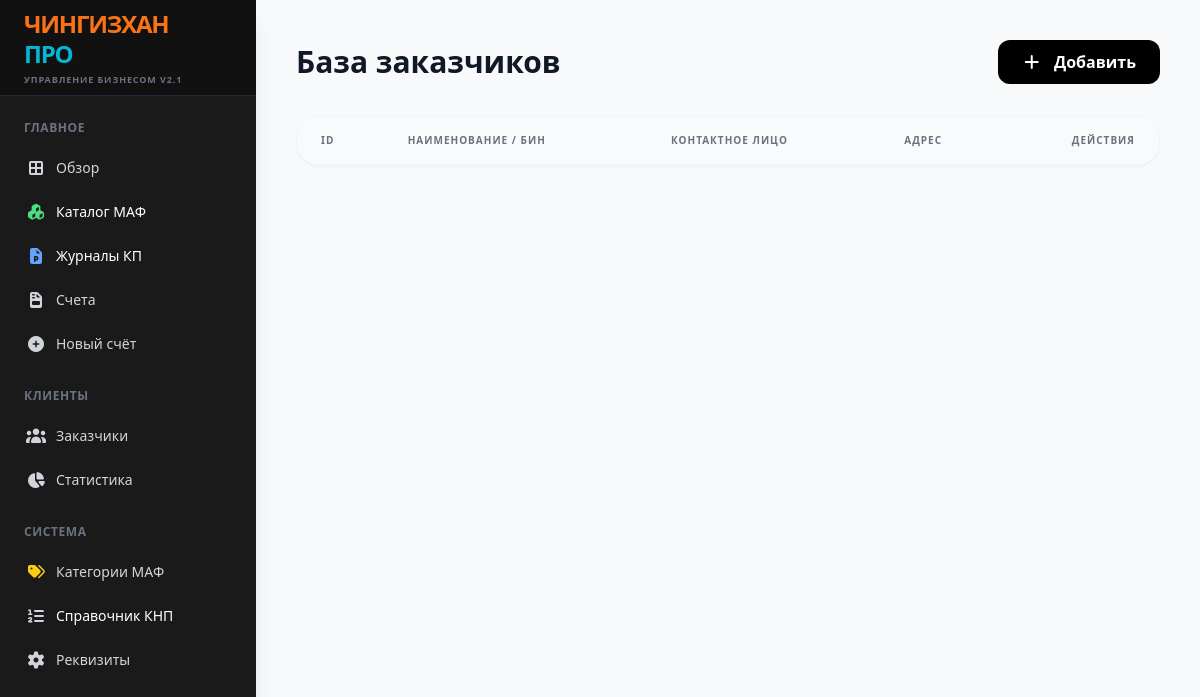
The app's page /clients, older data.
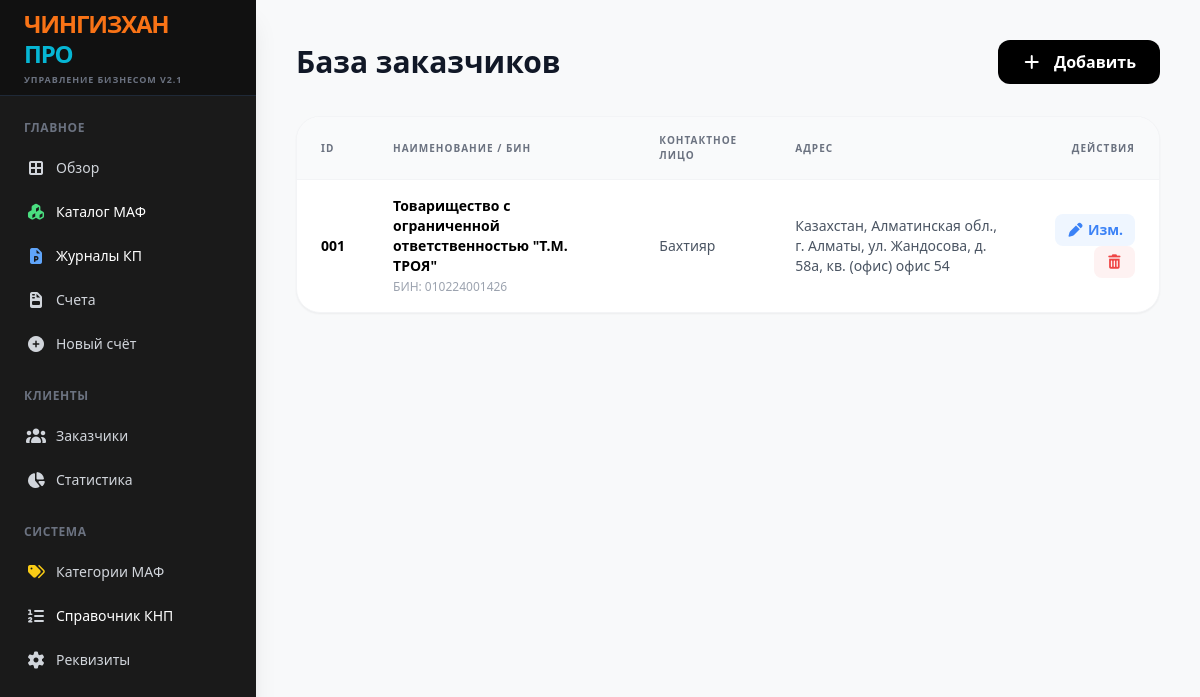
The same page, newer data.
### tables this page shows
CREATE TABLE clients (id TEXT PRIMARY KEY, name TEXT, bin TEXT, contact TEXT, address TEXT);

### app.py (the view)
@app.route('/clients')
def clients():
    with sqlite3.connect(DB_NAME) as conn: clients = conn.cursor().execute("SELECT * FROM clients ORDER BY id").fetchall()
    return render_template('clients.html', clients=clients, json=json)

### templates/clients.html (shortened to what this page needs)
{% extends "base.html" %}
{% block content %}
<div class="p-10 max-w-7xl mx-auto">
    <div class="flex justify-between items-center mb-8">
        <h2 class="text-3xl font-black text-gray-900">База заказчиков</h2>
        <button onclick="openModal('addModal')" class="bg-black text-white px-6 py-2.5 rounded-xl font-bold hover:bg-gray-800 transition"><i class="fas fa-plus mr-2"></i> Добавить</button>
    </div>
    <div class="bg-white rounded-3xl shadow-sm border border-gray-100 overflow-hidden">
        <table class="w-full text-left">
            <thead>
                <tr class="bg-gray-50 border-b border-gray-100 font-bold text-gray-500 text-[10px] uppercase tracking-widest"><th class="py-4 px-6">ID</th><th class="py-4 px-6">Наименование / БИН</th><th class="py-4 px-6">Контактное лицо</th><th class="py-4 px-6">Адрес</th><th class="py-4 px-6 text-right">Действия</th></tr>
            </thead>
            <tbody class="divide-y divide-gray-50 text-sm">
                {% for c in clients %}
                <tr>
                    <td class="py-4 px-6 font-black">{{ c[0] }}</td>
                    <td class="py-4 px-6 font-bold">{{ c[1] }}<br><span class="text-xs text-gray-400 font-normal">БИН: {{ c[2] }}</span></td>
                    <td class="py-4 px-6 text-gray-600">{{ c[3] }}</td><td class="py-4 px-6 text-gray-600">{{ c[4] }}</td>
                    <td class="py-4 px-6 text-right space-x-2">
                        <button onclick="openEditModal('{{ c[0] }}', '{{ c[1] }}', '{{ c[2] }}', '{{ c[3] }}', '{{ c[4] }}')" class="text-blue-500 hover:text-blue-700 bg-blue-50 px-3 py-1.5 rounded-lg font-bold"><i class="fas fa-pen"></i> Изм.</button>
                        <button onclick="deleteClient('{{ c[0] }}')" class="text-red-500 hover:text-red-700 bg-red-50 px-3 py-1.5 rounded-lg"><i class="fas fa-trash-alt"></i></button>
                    </td>
                </tr>
                {% endfor %}
            </tbody>
        </table>
    </div>
</div>
{% endblock %}

Row changes from the older to the newer data that the page shows:
added clients: id "001", name "Товарищество с ограниченной ответственностью \"Т.М. ТРОЯ\"", bin "010224001426", contact "Бахтияр", address "Казахстан, Алматинская обл., г. Алматы, ул. Жандосова, д. 58а, кв. (офис) офис 54"
